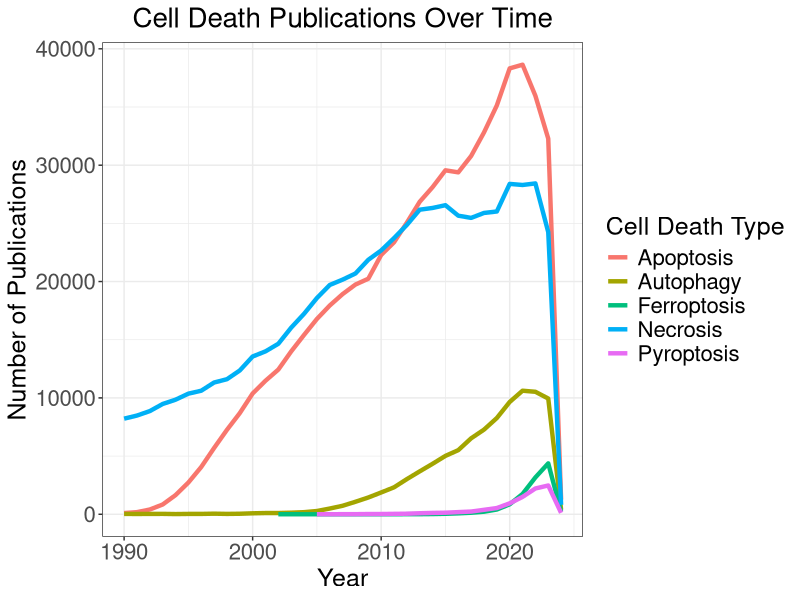
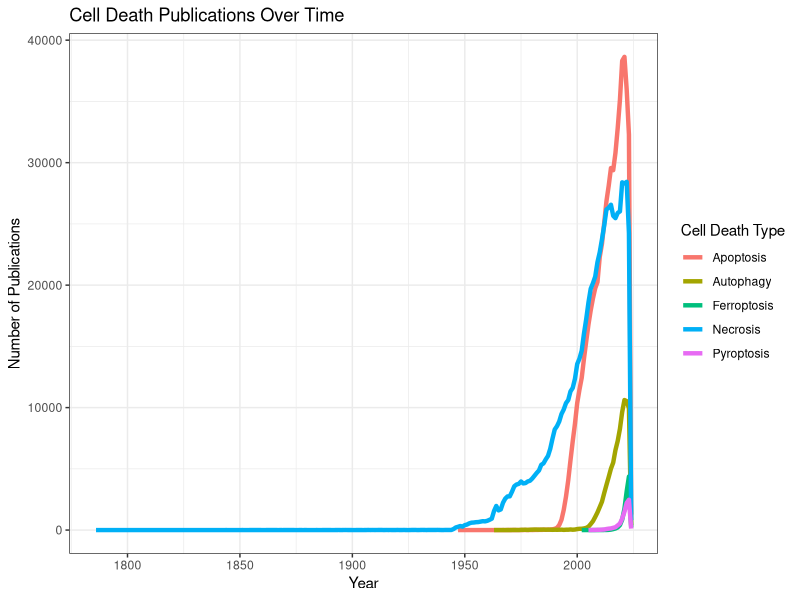
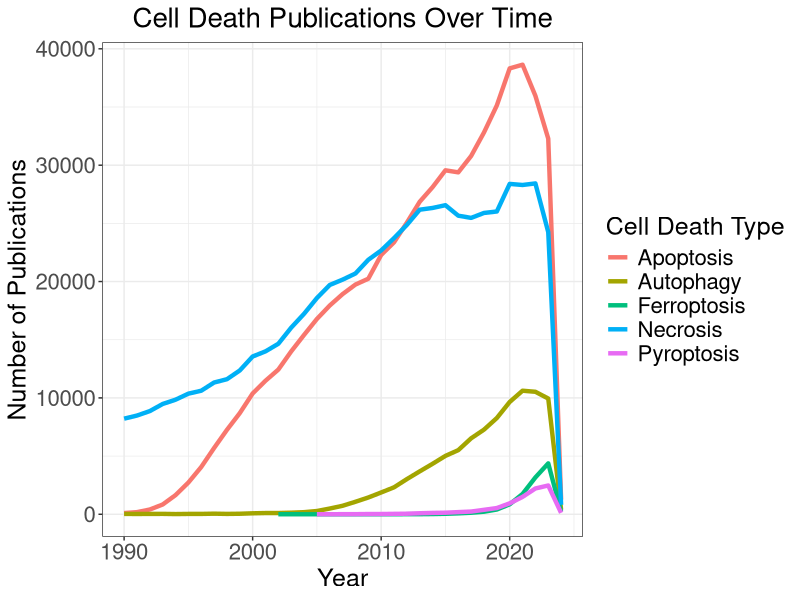

Here is the R script that generated these plots, in order:
library(ggplot2)

apoptosis <- read.csv("../data/apoptosis_results.csv", header = TRUE, sep = ",")
pyroptosis <- read.csv("../data/pyroptosis_results.csv", header = TRUE, sep = ",")
necrosis <- read.csv("../data/necrosis_results.csv", header = TRUE, sep = ",")
ferroptosis <- read.csv("../data/ferroptosis_results.csv", header = TRUE, sep = ",")
autophagy <- read.csv("../data/autophagy_results.csv", header = TRUE, sep = ",")

apoptosis$label <- "Apoptosis"
pyroptosis$label <- "Pyroptosis"
necrosis$label <- "Necrosis"
ferroptosis$label <- "Ferroptosis"
autophagy$label <- "Autophagy"

# create output directory
outdir <- file.path("..","figures")

# create output directory if it doesn't exist
if(!dir.exists(outdir)) dir.create(outdir)

# remove the first row of each data frame
apoptosis <- apoptosis[-1,]
pyroptosis <- pyroptosis[-1,]
necrosis <- necrosis[-1,]
ferroptosis <- ferroptosis[-1,]
autophagy <- autophagy[-1,]

# make the row names a column
apoptosis$year <- rownames(apoptosis)
pyroptosis$year <- rownames(pyroptosis)
necrosis$year <- rownames(necrosis)
ferroptosis$year <- rownames(ferroptosis)
autophagy$year <- rownames(autophagy)

# # removve the row names
rownames(apoptosis) <- NULL
rownames(pyroptosis) <- NULL
rownames(necrosis) <- NULL
rownames(ferroptosis) <- NULL
rownames(autophagy) <- NULL

# # rename the columns
colnames(apoptosis) <- c("count", "label", "year")
colnames(pyroptosis) <- c("count", "label", "year")
colnames(necrosis) <- c("count", "label", "year")
colnames(ferroptosis) <- c("count", "label", "year")
colnames(autophagy) <- c("count", "label", "year")

# # combine the data frames
df <- rbind(apoptosis, pyroptosis, necrosis, ferroptosis, autophagy)
# sort the data frame by year
# df <- df[order(df$year),]
# make the year a integer
df$year <- as.integer(df$year)
# make the count a integer
df$count <- as.integer(df$count)

head(df)

width <- 10
height <- 5
# set the size of the plot
options(repr.plot.width = width, repr.plot.height = height)
# plot
plot <- (
    ggplot(
        data = df,
        aes(
            x = year,
            y = count,
            color = label
        )
    )
    + geom_line(
        size = 1.5
    )
    + theme_bw()
    # make the legend title different
    + labs(
        color = "Cell Death Type",
        x = "Year",
        y = "Number of Publications",
        title = "Cell Death Publications Over Time"
    )
)
# save the plot
ggsave(
    filename = "../figures/cell_death_over_time.png",
    plot = plot,
    width = width,
    height = height,
    units = "in",
    dpi = 300
)

# remove all points before 1950
df <- df[df$year >= 1990,]

width <- 10
height <- 5
# set the size of the plot
options(repr.plot.width = width, repr.plot.height = height)
# plot
plot <- (
    ggplot(
        data = df,
        aes(
            x = year,
            y = count,
            color = label
        )
    )
    + geom_line(
        size = 1.5
    )
    + theme_bw()
    # make the legend title different
    + labs(
        color = "Cell Death Type",
        x = "Year",
        y = "Number of Publications",
        title = "Cell Death Publications Over Time"
    )
    # center title
    + theme(
        plot.title = element_text(
            size = 20,
            hjust = 0.5
        )
        # x axis text
        , axis.text.x = element_text(
            size = 16
        )
        # y axis text
        , axis.text.y = element_text(
            size = 16
        )
        # x axis title
        , axis.title.x = element_text(
            size = 18
        )
        # y axis title
        , axis.title.y = element_text(
            size = 18
        )
    )
    # legend text
    + theme(
        legend.text = element_text(
            size = 16
        )
    )
    # legend title
    + theme(
        legend.title = element_text(
            size = 18
        )
    )
)
# save the plot
ggsave(
    filename = "../figures/cell_death_over_time_1990.png",
    plot = plot,
    width = width,
    height = height,
    units = "in",
    dpi = 600
)
plot
